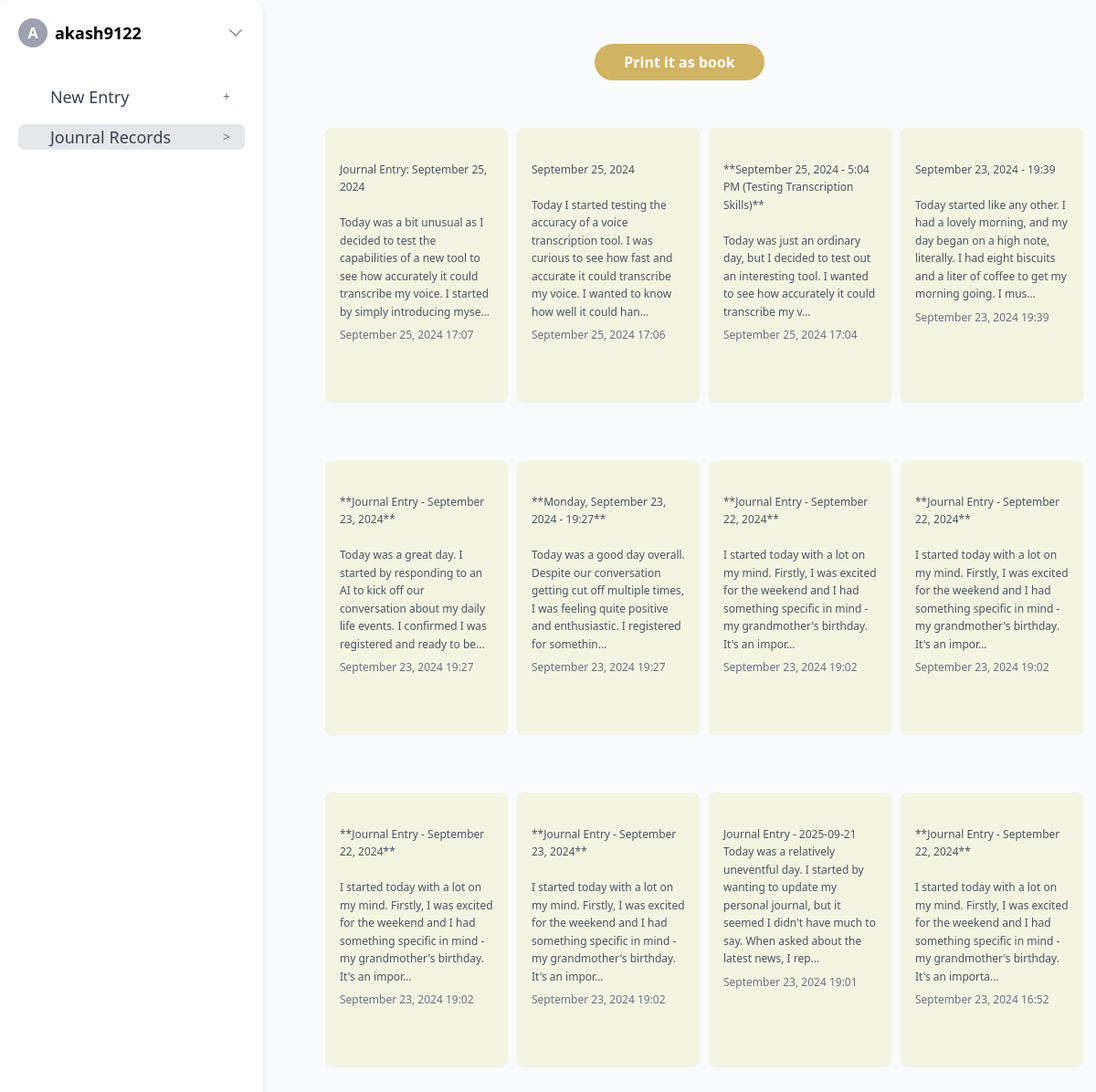
/all_entries (signed in), run on an earlier commit of the app's database.
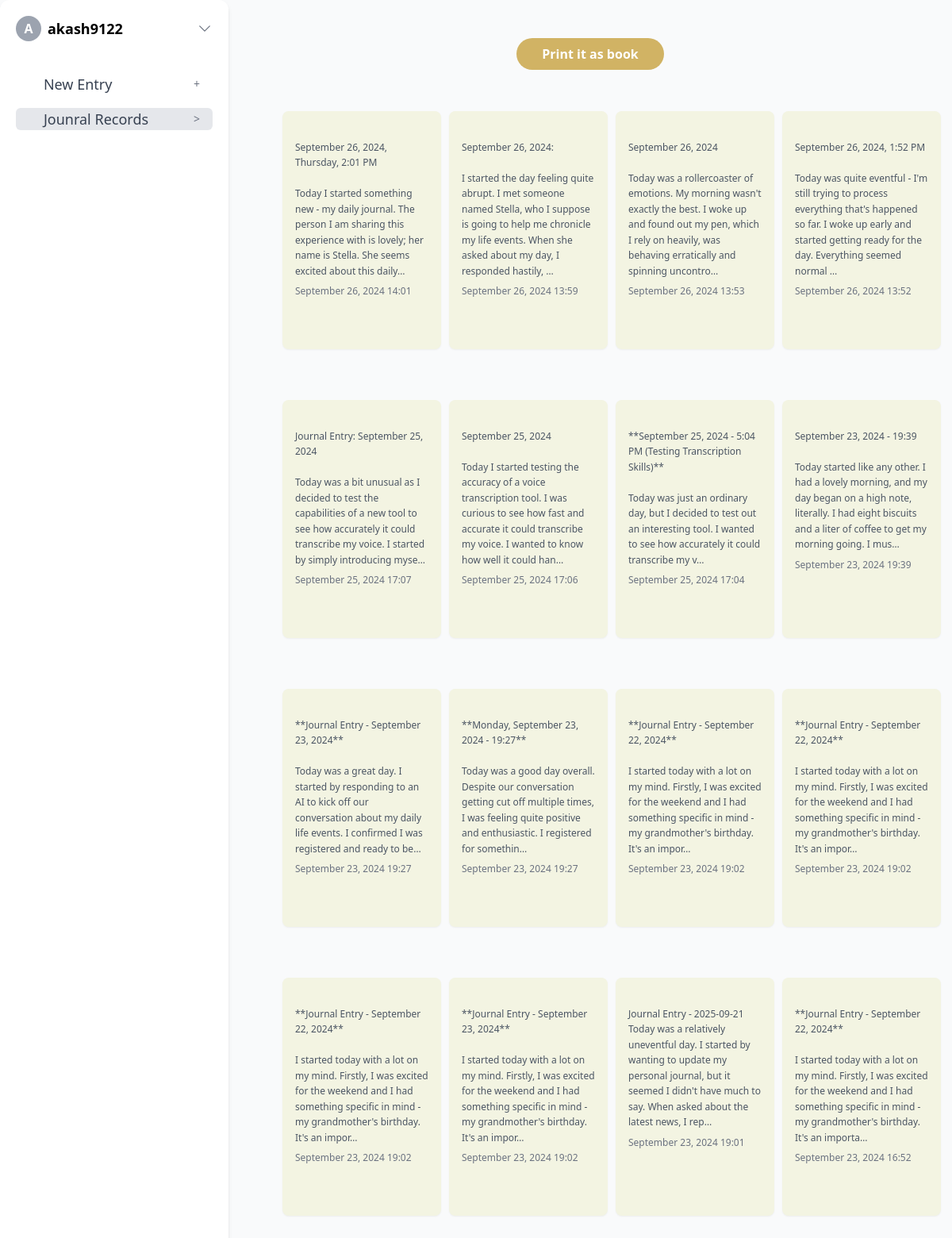
And on a later commit of the database.
### transcriber_webpage/models.py (models this page shows, shortened)
class JournalEntry(models.Model):
    user = models.ForeignKey(User, on_delete=models.CASCADE)
    groq_response = models.TextField()  # Store Groq's response here
    timestamp = models.DateTimeField(auto_now_add=True)  # When the journal entry was created

### transcriber_webpage/views.py (the view)
# urls.py: path('all_entries', views.all_journal_entries, name='all_entries'),
@login_required
def all_journal_entries(request):
    if request.user.is_authenticated:
        username = request.user.username
        email = request.user.email if request.user.email else "No Email"
        journal_entries = JournalEntry.objects.filter(user=request.user).order_by(
            "-timestamp"
        )
    else:
        username = "Guest"
        email = "No Email"
        journal_entries = []  # No entries for guests
    context = {
        "username": username,
        "email": email,
        "journal_entries": journal_entries,  # Add journal entries to context
    }
    return render(request, "transcriber_webpage/all_entries.html", context)

### transcriber_webpage/templates/transcriber_webpage/all_entries.html (shortened to what this page needs)
{% extends "transcriber_webpage/base.html" %}
{% block content %}
<button class="bg-[rgb(209,179,100)] hover:bg-[rgb(189,159,80)] text-white font-bold py-2 px-8 rounded-full mt-8 transition-all duration-300"
    onclick="askpermission()">
    Print it as book
</button>
<div class="grid grid-cols-2 sm:grid-cols-2 md:grid-cols-3 lg:grid-cols-4 xl:grid-cols-5 gap-6 p-4">
    {% for entry in journal_entries %}
    <div class="card p-4 rounded-lg cursor-pointer shadow-sm hover:shadow-md transition-all duration-300"
        onclick="openEntryModal('{{ entry.id }}', '{{ entry.groq_response|escapejs }}')">
        <p class="text-gray-600 text-xs leading-relaxed journal-entry">
            {{ entry.groq_response|truncatechars:200 }}
        </p>
        <p class="text-xs text-gray-500 mt-2">{{ entry.timestamp|date:"F d, Y H:i" }}</p>
    </div>
    {% endfor %}
</div>
{% endblock content %}

### transcriber_webpage/templates/transcriber_webpage/base.html (shortened to what this page needs)
<!DOCTYPE html>
<html lang="en">
    {% load static %}
    <link rel="stylesheet" type="text/css" href="{% static 'transcriber_webpage/css/style.css' %}">
<head>
    <script src="https://cdn.tailwindcss.com"></script>
    <link href="https://cdnjs.cloudflare.com/ajax/libs/font-awesome/6.0.0-beta3/css/all.min.css" rel="stylesheet">
</head>
<body class="bg-gray-50 font-sans">
    <div class="flex h-screen overflow-hidden">
        <aside id="sidebar" class="w-72 bg-white h-full p-5 shadow-md transform -translate-x-full lg:translate-x-0 transition-transform duration-300 fixed lg:static z-40 lg:flex-shrink-0 lg:block hidden">
            <div class="flex items-center justify-between mb-10">
                <div class="flex items-center space-x-2">
                    <div class="w-8 h-8 rounded-full bg-gray-400 flex items-center justify-center text-white font-semibold">
                        A
                    </div>
                    <div class="text-lg font-semibold">{{ username }}</div>
                </div>
                <button onclick="toggleDropdown()" class="focus:outline-none">
                    <svg xmlns="http://www.w3.org/2000/svg" fill="none" viewBox="0 0 24 24" stroke-width="1.5" stroke="currentColor" class="w-5 h-5 text-gray-500">
                        <path stroke-linecap="round" stroke-linejoin="round" d="M19.5 8.25l-7.5 7.5-7.5-7.5" />
                    </svg>
                </button>
            </div>
            <nav>
                <ul class="space-y-4 text-lg">
                    <li>
                        <a href="{%url "new_entry" %}" class="flex items-center justify-between text-gray-700 font-small rounded-md hover:bg-gray-200 px-4">
                            <span><i class="fas fa-book text-sm mr-2"></i>New Entry</span>
                            <span class="text-sm text-gray-500">+</span>
                        </a>
                    </li>
                    <li>
                        <a href="{%url "all_entries" %}" class="flex items-center justify-between bg-gray-200 text-gray-700 font-small rounded-md px-4">
                            <span><i class="fas fa-book text-sm mr-2"></i>Jounral Records</span>
                            <span class="text-sm text-gray-500">></span>
                        </a>
                    </li>
                </ul>
            </nav>
        </aside>
        <main class="flex-grow p-8 flex flex-col items-center space-y-4">
            {% block content %}{% endblock %}
        </main>
    </div>
    {% load static %}
</body>
</html>

### transcriber_webpage/templates/transcriber_webpage/all_entries.html (style rules this page uses)
body { background-color: #f5f5f5; height: 100%; overflow: auto; }
.card { background-color: rgb(243, 244, 226); box-shadow: 0px 2px 12px rgba(0, 0, 0, 0.1); border-radius: 10px; width: 160px; height: 260px; overflow: hidden; margin: 5px; }
@media (min-width: 640px) { .card { width: 180px; height: 280px; } }
@media (min-width: 768px) { .card { width: 200px; height: 300px; } }
.journal-entry { white-space: pre-line; }
main { overflow-y: auto; flex-grow: 1; }
.bg-white { box-shadow: 0 4px 15px rgba(0, 0, 0, 0.2); border-radius: 12px; }
.journal-entry { font-size: 1rem; line-height: 1.6; color: #4a5568; }
.card p { margin-bottom: 0.5rem; }
.rounded-lg { padding: 20px; margin: 20px; }

What changed in the data, as far as the page shows it:
added JournalEntry: groq_response "September 26, 2024, Thursday, 2:01 PM Today I started something new - my daily journal. The person I am sharing this experience with is lovely; her name is Stella. She seems excited about this daily…", timestamp "September 26, 2024 14:01"
added JournalEntry: groq_response "September 26, 2024: I started the day feeling quite abrupt. I met someone named Stella, who I suppose is going to help me chronicle my life events. When she asked about my day, I responded hastily, …", timestamp "September 26, 2024 13:59"
added JournalEntry: groq_response "September 26, 2024 Today was a rollercoaster of emotions. My morning wasn't exactly the best. I woke up and found out my pen, which I rely on heavily, was behaving erratically and spinning uncontro…", timestamp "September 26, 2024 13:53"
added JournalEntry: groq_response "September 26, 2024, 1:52 PM Today was quite eventful - I'm still trying to process everything that's happened so far. I woke up early and started getting ready for the day. Everything seemed normal …", timestamp "September 26, 2024 13:52"
